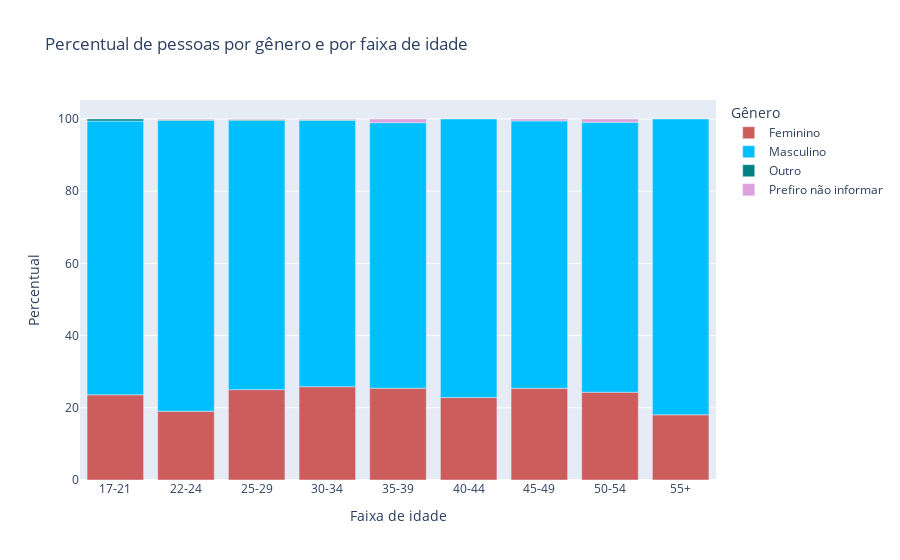

Notebook code for this chart:
### Markdown cell above
Esta distribuição parece se manter tanto para as idades das pessoas do gênero masculino como feminino. A proporção geral da população é de aproximadamente 75% do gênero masculino, e 25% do gênero feminino + outros + não preferiu responder. Este resultado já é esperado, pelo perfil "geral" dos profissionais de dados e o que observamos empiricamente em muitas empresas. Vamos investigar se essa tendência, ao menos, tem melhorado com o tempo, com uma proporção mais igualitária para menores faixas de idade

### Code cell
fig = px.bar(
    (
        df
        .groupby(['P1_a_1', 'P1_b'])
        .agg(n_pessoas=('P0', 'nunique'))
        .reset_index()
        .assign(perc=lambda df_: (100 * df_['n_pessoas'] / df_.groupby('P1_a_1')['n_pessoas'].transform('sum')).round(decimals=2))
    ), 
    x="P1_a_1", 
    y="perc", 
    color="P1_b", 
    title="Percentual de pessoas por gênero e por faixa de idade",
    color_discrete_map={
        'Feminino': 'indianred',
        'Masculino': 'deepskyblue',
        'Outro': 'teal',
        'Prefiro não informar': 'plum'
    }
    
)

fig.update_layout(
    xaxis_title="Faixa de idade",
    yaxis_title="Percentual",
    legend_title="Gênero",
)

fig.show()

### Figure 1 — Plotly figure (JSON) as saved in the notebook; plotly's stock layout.template omitted (floating-point values rounded to 4 significant figures)
{"data": [{"alignmentgroup": "True", "hovertemplate": "P1_b=Feminino<br>P1_a_1=%{x}<br>perc=%{y}<extra></extra>", "legendgroup": "Feminino", "marker": {"color": "indianred", "pattern": {"shape": ""}}, "name": "Feminino", "offsetgroup": "Feminino", "orientation": "v", "showlegend": true, "textposition": "auto", "type": "bar", "x": ["17-21", "22-24", "25-29", "30-34", "35-39", "40-44", "45-49", "50-54", "55+"], "xaxis": "x", "y": [23.6, 19.07, 25.03, 25.85, 25.44, 22.84, 25.4, 24.32, 18.06], "yaxis": "y"}, {"alignmentgroup": "True", "hovertemplate": "P1_b=Masculino<br>P1_a_1=%{x}<br>perc=%{y}<extra></extra>", "legendgroup": "Masculino", "marker": {"color": "deepskyblue", "pattern": {"shape": ""}}, "name": "Masculino", "offsetgroup": "Masculino", "orientation": "v", "showlegend": true, "textposition": "auto", "type": "bar", "x": ["17-21", "22-24", "25-29", "30-34", "35-39", "40-44", "45-49", "50-54", "55+"], "xaxis": "x", "y": [75.84, 80.53, 74.55, 73.78, 73.54, 77.16, 74.07, 74.77, 81.94], "yaxis": "y"}, {"alignmentgroup": "True", "hovertemplate": "P1_b=Outro<br>P1_a_1=%{x}<br>perc=%{y}<extra></extra>", "legendgroup": "Outro", "marker": {"color": "teal", "pattern": {"shape": ""}}, "name": "Outro", "offsetgroup": "Outro", "orientation": "v", "showlegend": true, "textposition": "auto", "type": "bar", "x": ["17-21", "22-24", "25-29", "30-34"], "xaxis": "x", "y": [0.56, 0.2, 0.3, 0.15], "yaxis": "y"}, {"alignmentgroup": "True", "hovertemplate": "P1_b=Prefiro não informar<br>P1_a_1=%{x}<br>perc=%{y}<extra></extra>", "legendgroup": "Prefiro não informar", "marker": {"color": "plum", "pattern": {"shape": ""}}, "name": "Prefiro não informar", "offsetgroup": "Prefiro não informar", "orientation": "v", "showlegend": true, "textposition": "auto", "type": "bar", "x": ["22-24", "25-29", "30-34", "35-39", "45-49", "50-54"], "xaxis": "x", "y": [0.2, 0.12, 0.22, 1.01, 0.53, 0.9], "yaxis": "y"}], "layout": {"barmode": "relative", "legend": {"title": {"text": "Gênero"}, "tracegroupgap": 0}, "title": {"text": "Percentual de pessoas por gênero e por faixa de idade"}, "xaxis": {"anchor": "y", "domain": [0, 1], "title": {"text": "Faixa de idade"}}, "yaxis": {"anchor": "x", "domain": [0, 1], "title": {"text": "Percentual"}}}}
